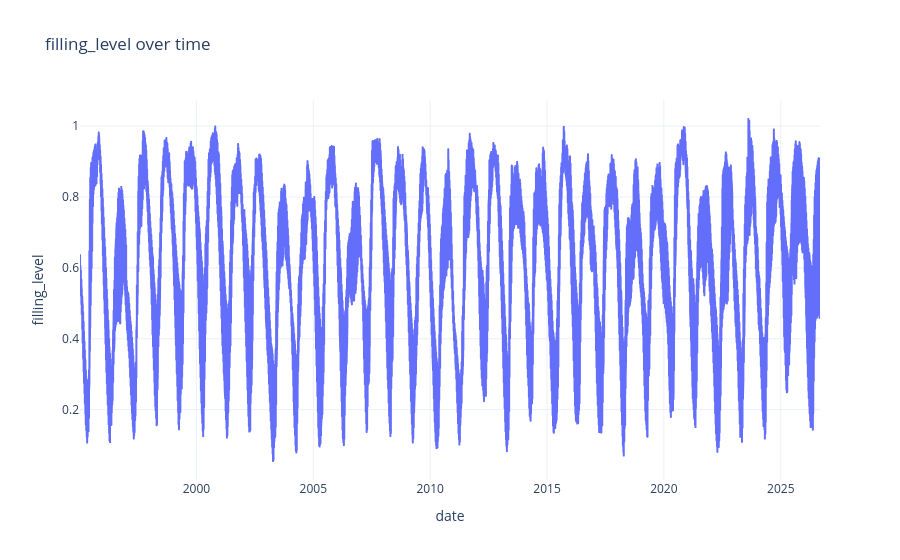
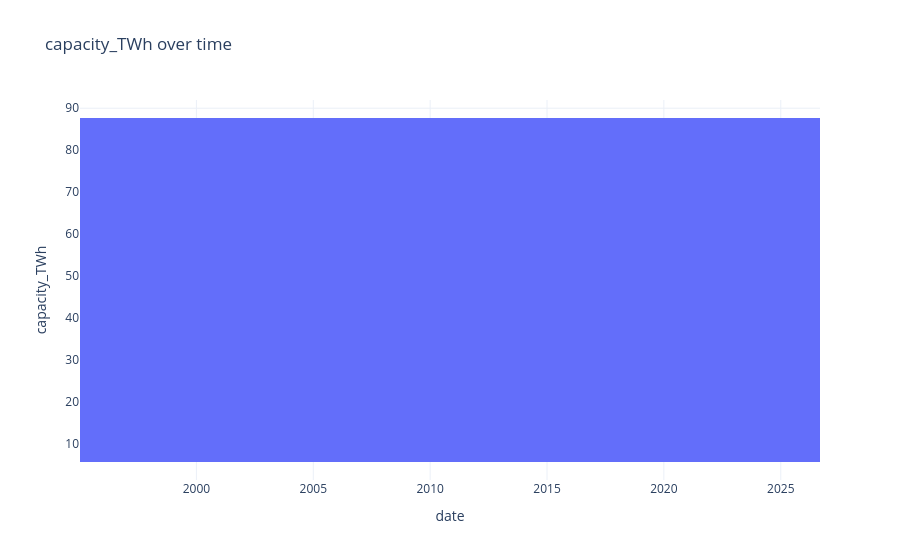
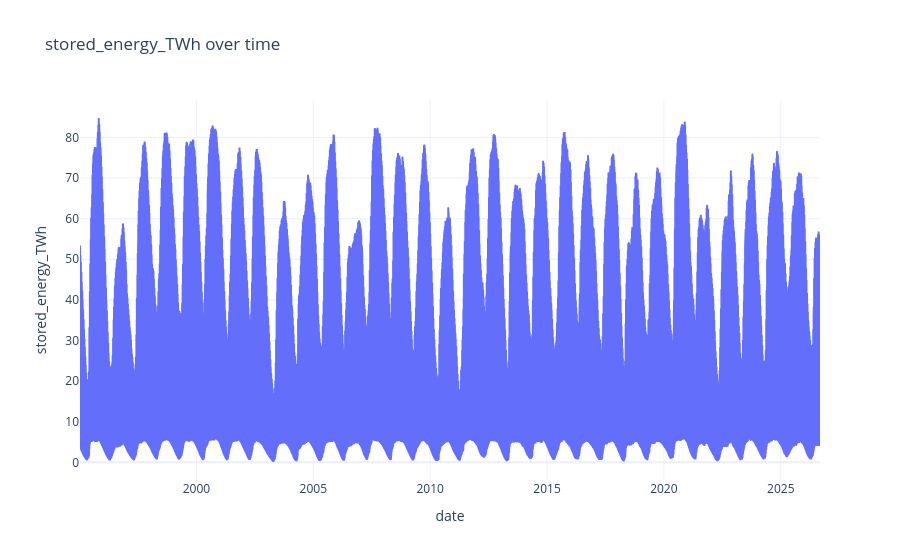
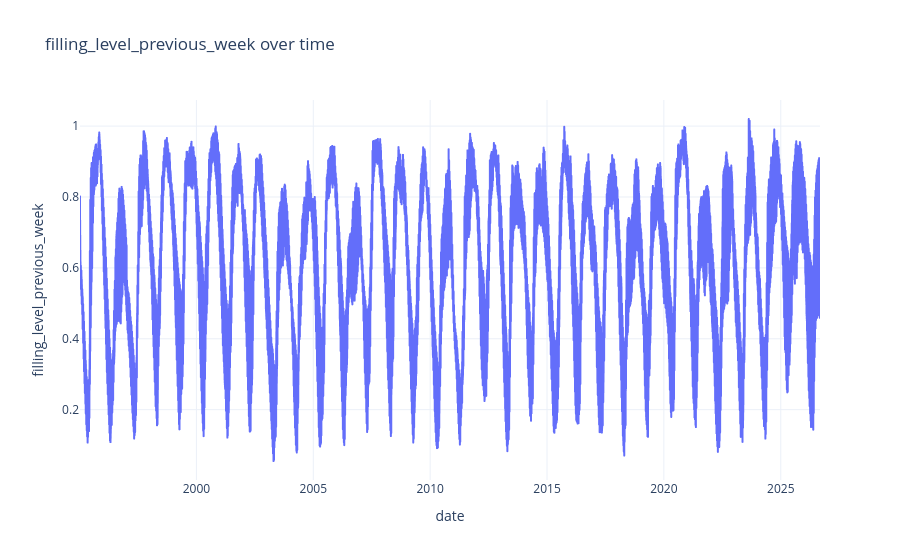

Notebook cell for these charts, in order:
### Markdown cell above
##### Measurements over time

### Code cell
line_cols = [
    "filling_level",
    "capacity_TWh",
    "stored_energy_TWh",
    "filling_level_previous_week",
    "change_in_filling_level"
]

for col in line_cols: 
    fig = px.line(
        dat, 
        x="date",
        y=col, 
        #color="area_number",
        title=f"{col} over time"
    )
    fig.update_layout(template="plotly_white")
    fig.show()

### Figure 1 — Plotly figure (JSON) as saved in the notebook; plotly's stock layout.template omitted (floating-point values rounded to 4 significant figures; data arrays with more than 128 entries replaced by an {"elided": "..."} marker saying what was removed)
{"data": [{"hovertemplate": "date=%{x}<br>filling_level=%{y}<extra></extra>", "legendgroup": "", "line": {"color": "#636efa", "dash": "solid"}, "marker": {"symbol": "circle"}, "mode": "lines", "name": "", "showlegend": false, "type": "scattergl", "x": {"elided": "14877 str values"}, "xaxis": "x", "y": {"elided": "14877 float values"}, "yaxis": "y"}], "layout": {"legend": {"tracegroupgap": 0}, "title": {"text": "filling_level over time"}, "xaxis": {"anchor": "y", "domain": [0, 1], "title": {"text": "date"}}, "yaxis": {"anchor": "x", "domain": [0, 1], "title": {"text": "filling_level"}}}}

### Figure 2 — Plotly figure (JSON) as saved in the notebook; plotly's stock layout.template omitted (floating-point values rounded to 4 significant figures; data arrays with more than 128 entries replaced by an {"elided": "..."} marker saying what was removed)
{"data": [{"hovertemplate": "date=%{x}<br>capacity_TWh=%{y}<extra></extra>", "legendgroup": "", "line": {"color": "#636efa", "dash": "solid"}, "marker": {"symbol": "circle"}, "mode": "lines", "name": "", "showlegend": false, "type": "scattergl", "x": {"elided": "14877 str values"}, "xaxis": "x", "y": {"elided": "14877 float values"}, "yaxis": "y"}], "layout": {"legend": {"tracegroupgap": 0}, "title": {"text": "capacity_TWh over time"}, "xaxis": {"anchor": "y", "domain": [0, 1], "title": {"text": "date"}}, "yaxis": {"anchor": "x", "domain": [0, 1], "title": {"text": "capacity_TWh"}}}}

### Figure 3 — Plotly figure (JSON) as saved in the notebook; plotly's stock layout.template omitted (floating-point values rounded to 4 significant figures; data arrays with more than 128 entries replaced by an {"elided": "..."} marker saying what was removed)
{"data": [{"hovertemplate": "date=%{x}<br>stored_energy_TWh=%{y}<extra></extra>", "legendgroup": "", "line": {"color": "#636efa", "dash": "solid"}, "marker": {"symbol": "circle"}, "mode": "lines", "name": "", "showlegend": false, "type": "scattergl", "x": {"elided": "14877 str values"}, "xaxis": "x", "y": {"elided": "14877 float values"}, "yaxis": "y"}], "layout": {"legend": {"tracegroupgap": 0}, "title": {"text": "stored_energy_TWh over time"}, "xaxis": {"anchor": "y", "domain": [0, 1], "title": {"text": "date"}}, "yaxis": {"anchor": "x", "domain": [0, 1], "title": {"text": "stored_energy_TWh"}}}}

### Figure 4 — Plotly figure (JSON) as saved in the notebook; plotly's stock layout.template omitted (floating-point values rounded to 4 significant figures; data arrays with more than 128 entries replaced by an {"elided": "..."} marker saying what was removed)
{"data": [{"hovertemplate": "date=%{x}<br>filling_level_previous_week=%{y}<extra></extra>", "legendgroup": "", "line": {"color": "#636efa", "dash": "solid"}, "marker": {"symbol": "circle"}, "mode": "lines", "name": "", "showlegend": false, "type": "scattergl", "x": {"elided": "14877 str values"}, "xaxis": "x", "y": {"elided": "14877 float values"}, "yaxis": "y"}], "layout": {"legend": {"tracegroupgap": 0}, "title": {"text": "filling_level_previous_week over time"}, "xaxis": {"anchor": "y", "domain": [0, 1], "title": {"text": "date"}}, "yaxis": {"anchor": "x", "domain": [0, 1], "title": {"text": "filling_level_previous_week"}}}}
